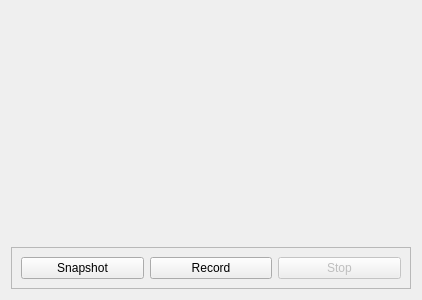
<?xml version="1.0" encoding="UTF-8"?>
<ui version="4.0">
 <class>PlayFrame</class>
 <widget class="QFrame" name="PlayFrame">
  <property name="geometry">
   <rect>
    <x>0</x>
    <y>0</y>
    <width>400</width>
    <height>300</height>
   </rect>
  </property>
  <property name="windowTitle">
   <string>Frame</string>
  </property>
  <layout class="QVBoxLayout" name="verticalLayout">
   <item>
    <widget class="QWidget" name="widget" native="true">
     <property name="minimumSize">
      <size>
       <width>400</width>
       <height>225</height>
      </size>
     </property>
    </widget>
   </item>
   <item>
    <widget class="QFrame" name="frame">
     <property name="sizePolicy">
      <sizepolicy hsizetype="Preferred" vsizetype="Fixed">
       <horstretch>0</horstretch>
       <verstretch>0</verstretch>
      </sizepolicy>
     </property>
     <property name="frameShape">
      <enum>QFrame::StyledPanel</enum>
     </property>
     <property name="frameShadow">
      <enum>QFrame::Raised</enum>
     </property>
     <layout class="QHBoxLayout" name="horizontalLayout">
      <item>
       <widget class="QPushButton" name="snapshot">
        <property name="text">
         <string>Snapshot</string>
        </property>
       </widget>
      </item>
      <item>
       <widget class="QPushButton" name="record">
        <property name="text">
         <string>Record</string>
        </property>
       </widget>
      </item>
      <item>
       <widget class="QPushButton" name="stop">
        <property name="enabled">
         <bool>false</bool>
        </property>
        <property name="text">
         <string>Stop</string>
        </property>
       </widget>
      </item>
     </layout>
    </widget>
   </item>
  </layout>
 </widget>
 <resources/>
 <connections/>
</ui>
